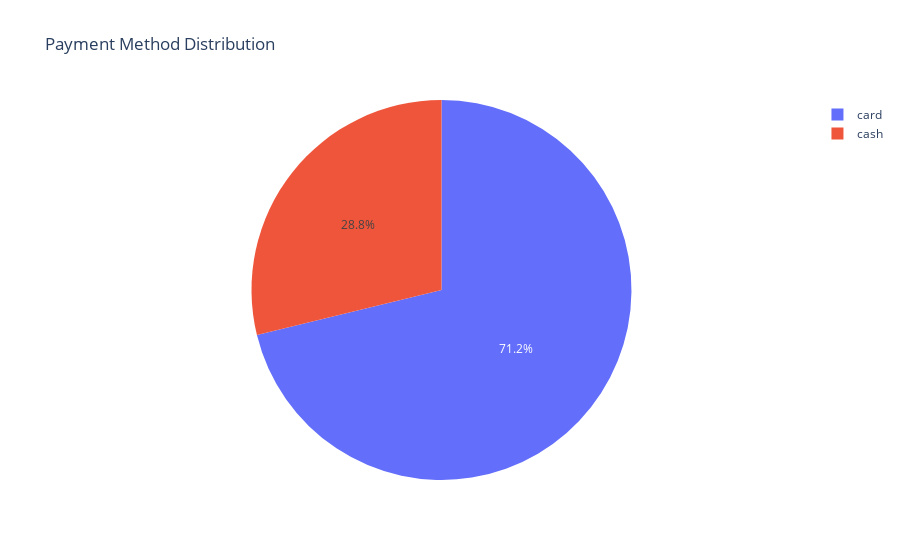

The code cell stored with this chart in its notebook:
### Code cell
cash_split = df2.groupby("cash_type")["money"].sum().reset_index()
fig = px.pie(cash_split, names="cash_type", values="money", title="Payment Method Distribution")
fig.show()

### Figure 1 — Plotly figure (JSON) as saved in the notebook; plotly's stock layout.template omitted (floating-point values rounded to 4 significant figures)
{"data": [{"domain": {"x": [0, 1], "y": [0, 1]}, "hovertemplate": "cash_type=%{label}<br>money=%{value}<extra></extra>", "labels": ["card", "cash"], "legendgroup": "", "name": "", "showlegend": true, "type": "pie", "values": [4869.0, 1971.0]}], "layout": {"legend": {"tracegroupgap": 0}, "title": {"text": "Payment Method Distribution"}}}
